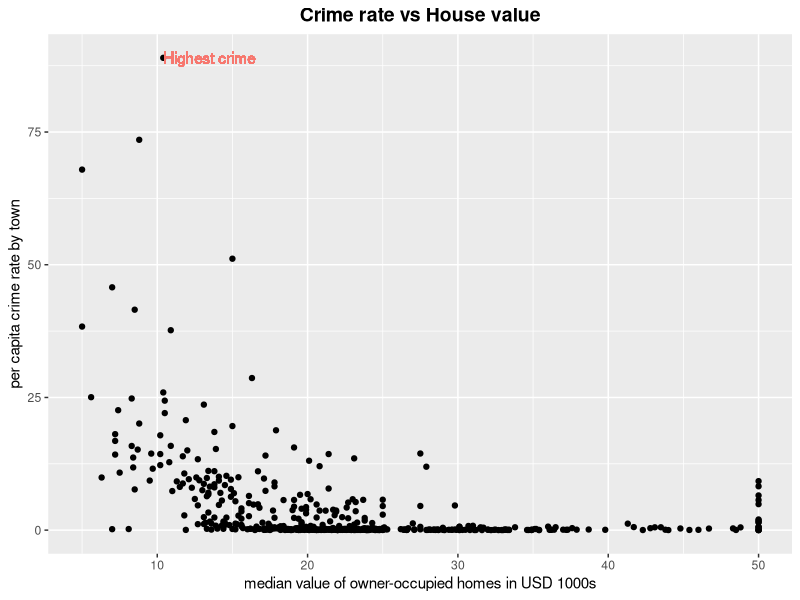

This chart was generated by the following R code:
## ---- chunk 1
#| label: dataset
#Load in the dataset from mlbench package 
data("BostonHousing2", package = "mlbench")
## ---- chunk 2
#Load packages
library(ggplot2)
## ---- chunk 3
#| label: plot
#| fig-width: 10
#| fig-height: 5
#| fig-cap: 'Crime rate vs House value on the Boston 1970 housing market'
#| warning: false

ggplot(BostonHousing2, aes(x=medv,y=crim))+
  geom_point()+
  ggtitle('Crime rate vs House value')+
  labs(x='median value of owner-occupied homes in USD 1000s',y='per capita crime rate by town')+
  theme(plot.title = element_text( size=14, face="bold", hjust=0.5))+
geom_text(aes(13.5, 88.97620, label="Highest crime", color='red'))+ theme(legend.position = "none")
  
